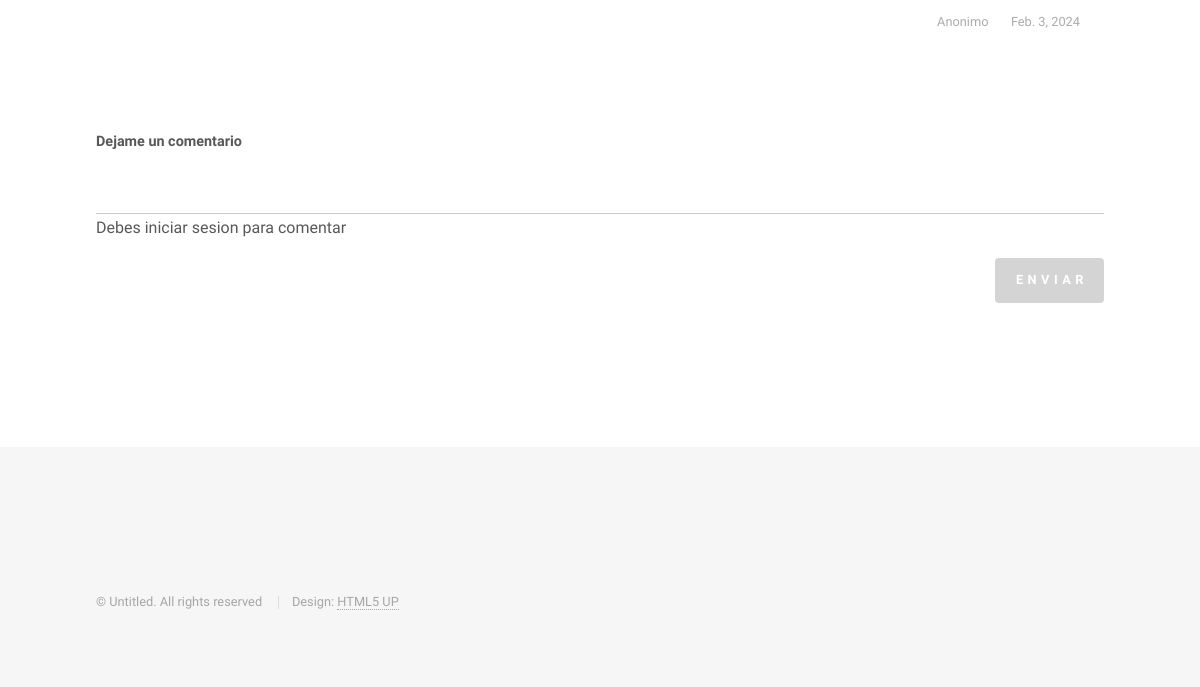
Page /pages/1 (lower part) on the earlier database version.
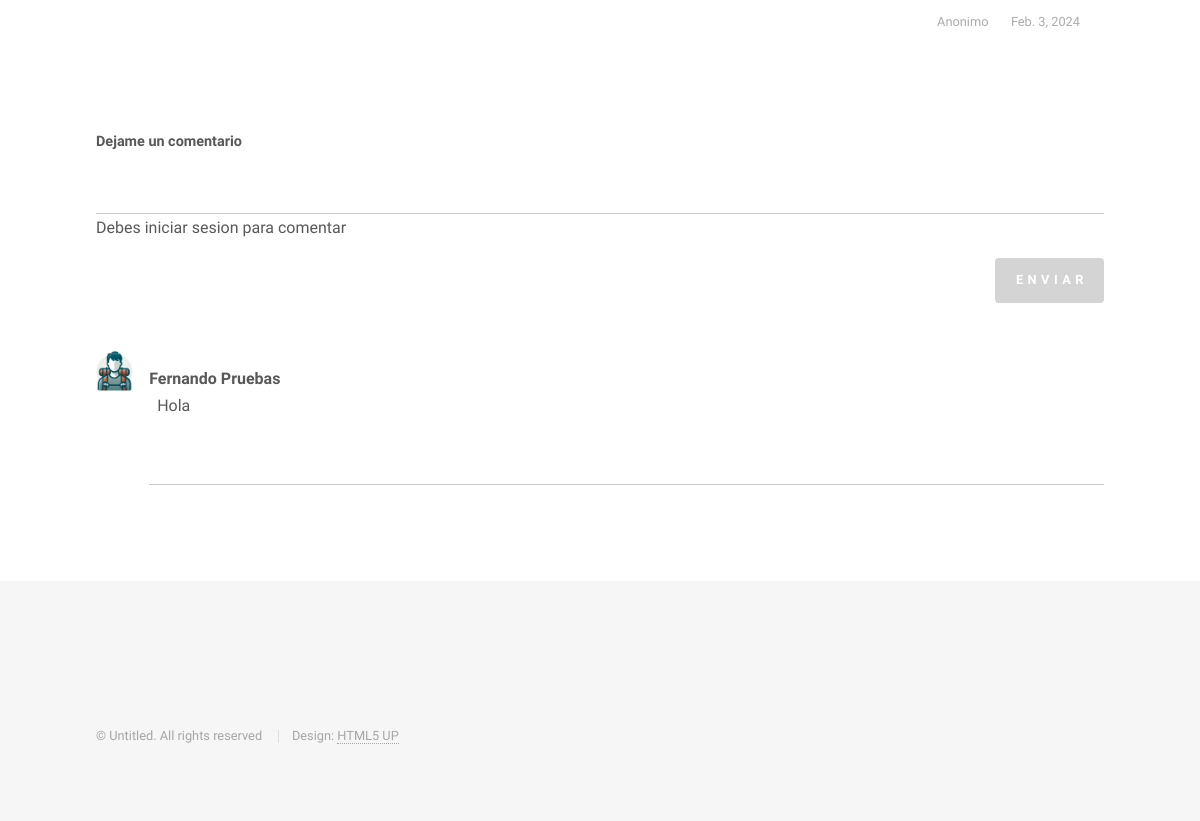
Same page on the later database version.
### blogApp/views.py (the view, shortened to what this page needs)
# urls.py: path("pages/<entryId>", views.entryDetail, name="entryDetail"),
@csrf_exempt
def entryDetail(request, entryId):
    entry = BlogEntry.objects.get(pk=entryId)
    user = {}
    if "logged" in request.session:
        user["role"] = request.session["role"]
        user["fullname"] = f"{request.session['name']} {request.session['lastname']}"
    template = loader.get_template("entryDetail.html")
    dictionary = {"entry": entry, "user": user}
    document = template.render(dictionary)
    return HttpResponse(document)

### blogApp/templates/entryDetail.html (shortened to what this page needs)
{% extends "index.html" %} {%load static%} {%block mainContent%}
<div id="main">
  <ul class="entryFooter">
    <li>{{entry.author}}</li>
    <li>{{entry.date}}</li>
  </ul>
</div>
<div id="main">
  <div class="inner">
    <form
      action="{{ request.path }}"
      method="POST"
      enctype="multipart/form-data"
    >
      <label>Dejame un comentario</label>
      <textarea
        type="text"
        name="comment"
        id="comment"
        value=""
        placeholder=""
        rows="1"
        cols="20"
        required
        {%  if user.role != 'visitor'%}disabled{% endif %}
      ></textarea>
      <helper
        >{% if user.role == 'visitor' %}{% else %}Debes iniciar sesion para
        comentar{% endif %}</helper
      >
      <div
        style="
          width: 100%;
          margin: 1rem 0;
          display: flex;
          justify-content: flex-end;
        "
      >
        <input
          type="submit"
          value="Enviar"
          class="primary"
          {% if user.role != "visitor"%} disabled {%endif%}
        />
      </div>
    </form>
    {% for comment in entry.comment_list %}
    <div style="display: flex; gap: 1rem">
      <img
        alt="avatar"
        src="{% static 'assets/' %}avatar.png"
        style="height: 40px"
      />
      <div
        style="
          border-bottom: 1px solid #c9c9c9;
          width: 100%;
          padding-bottom: 2rem;
        "
      >
        <div
          style="
            height: 25px;
            width: 100%;
            display: flex;
            justify-content: space-between;
            margin-top: 1rem;
          "
        >
          <p style="align-self: center; margin: 0 0 0 0">
            <b style="align-self: center">{{comment.fullname}}</b>
          </p>
        </div>
		<form
		action="{{ request.path }}"
		method="POST"
		enctype="multipart/form-data"
	  >
        <div id="commentContainer{{ forloop.counter }}">
          <p
            style="margin: 0 0.5rem; gap: 2rem"
            id="commentText{{ forloop.counter }}"
          >{{comment.comment}}
          </p>
		</form>
        </div>
      </div>
    </div>
    {% endfor %}
  </div>
</div>
{%endblock%}

Differences in the rows shown:
changed BlogEntry "Anonimo": comment_list "[]" → "[{\"comment\": \"Hola          \\r\\n          \", \"fullname\": \"Fernando Pruebas\", \"date\": \"2024-02-12\"}]" (drawn)
Other differences:
new list line: "Fernando Pruebas Hola"
